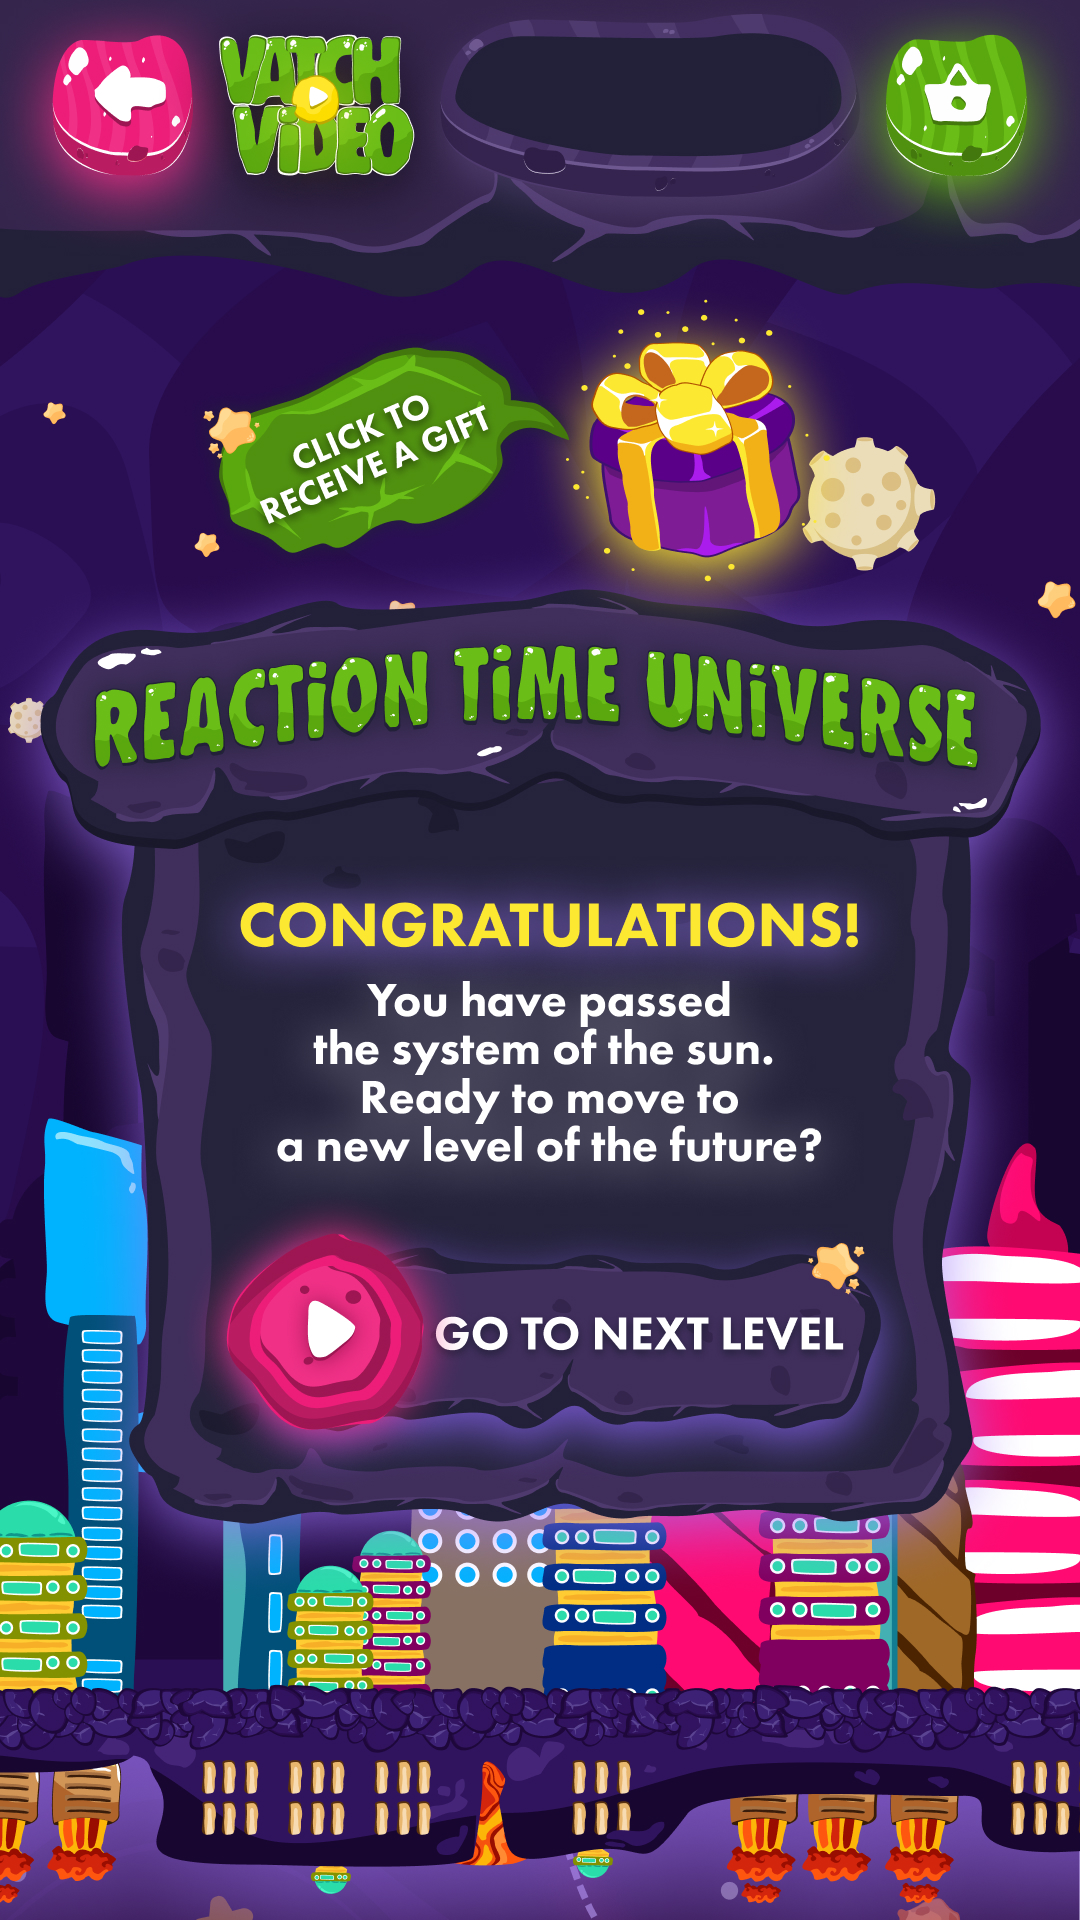

Below is a game level as drawn by its tile map, then a one-line description and the .tmx that defines it (tile-layer data replaced by summaries):
An orthogonal 36x64 tile map with 30x30 px tiles, 1 tile layer (back) and 5 objects (4x btn, text).

<map version="1.0" tiledversion="1.1.6" orientation="orthogonal" renderorder="left-up" width="36" height="64" tilewidth="30" tileheight="30" infinite="0" nextobjectid="25">
 <tileset firstgid="1" source="game_finish_back.tsx" />
 <layer name="back" width="36" height="64">
  <data>[2304 cells, 1 non-empty, 1 distinct tile ids]</data>
 </layer>
 <objectgroup name="btn">
  <object id="17" name="game_over_finish" type="btn" x="220.699" y="1223.13" width="664.641" height="223.505" />
  <object id="19" name="market" type="btn" x="862.465" y="15.3433" width="205.011" height="185.923" />
  <object id="21" name="watch_video" type="btn" x="220.553" y="19.6645" width="205.011" height="185.923" />
  <object id="22" name="back" type="btn" x="7.15662" y="16.7006" width="205.011" height="185.923" />
 </objectgroup>
 <objectgroup name="txt">
  <object id="24" name="coins" type="text" x="514.791" y="64.8605" width="262.635" height="60">
   <properties>
    <property name="color" type="color" value="#ffffffff" />
    <property name="size" type="int" value="64" />
   </properties>
   <text fontfamily="Lucida Grande" pixelsize="64" wrap="1" color="#ffffff" bold="1" halign="center" valign="center">3245</text>
  </object>
 </objectgroup>
</map>
